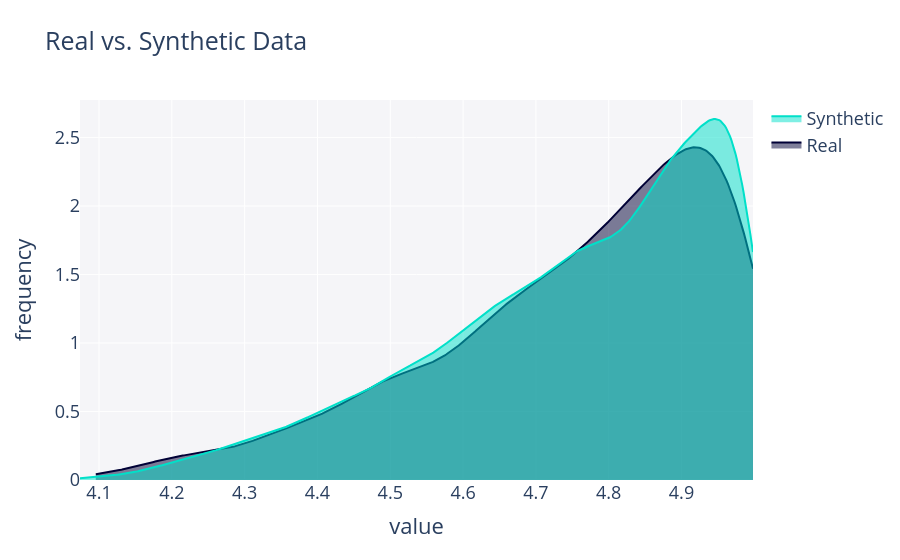

The notebook cell this image was saved under:
### Code cell
from copulas.visualization import compare_1d

compare_1d(data, sampled)

# 히스토그램을 부드럽게 연결한 KDE(Kernel Density Estimation)이다.

### Figure 1 — Plotly figure (JSON) as saved in the notebook; plotly's stock layout.template omitted (floating-point values rounded to 4 significant figures; data arrays with more than 128 entries replaced by an {"elided": "..."} marker saying what was removed)
{"data": [{"fill": "tozeroy", "hovertemplate": "<b>Real</b><br>Frequency: %{y}<extra></extra>", "legendgroup": "Real", "marker": {"color": "#000036"}, "mode": "lines", "name": "Real", "showlegend": true, "type": "scatter", "x": {"elided": "500 float values"}, "xaxis": "x", "y": {"elided": "500 float values"}, "yaxis": "y"}, {"fill": "tozeroy", "hovertemplate": "<b>Synthetic</b><br>Frequency: %{y}<extra></extra>", "legendgroup": "Synthetic", "marker": {"color": "#01E0C9"}, "mode": "lines", "name": "Synthetic", "showlegend": true, "type": "scatter", "x": {"elided": "500 float values"}, "xaxis": "x", "y": {"elided": "500 float values"}, "yaxis": "y"}], "layout": {"barmode": "overlay", "font": {"size": 18}, "hovermode": "closest", "legend": {"traceorder": "reversed"}, "plot_bgcolor": "#F5F5F8", "showlegend": true, "title": {"text": "Real vs. Synthetic Data"}, "xaxis": {"anchor": "y2", "domain": [0, 1], "title": {"text": "value"}, "zeroline": false}, "yaxis": {"anchor": "free", "domain": [0, 1], "position": 0, "title": {"text": "frequency"}}}}
